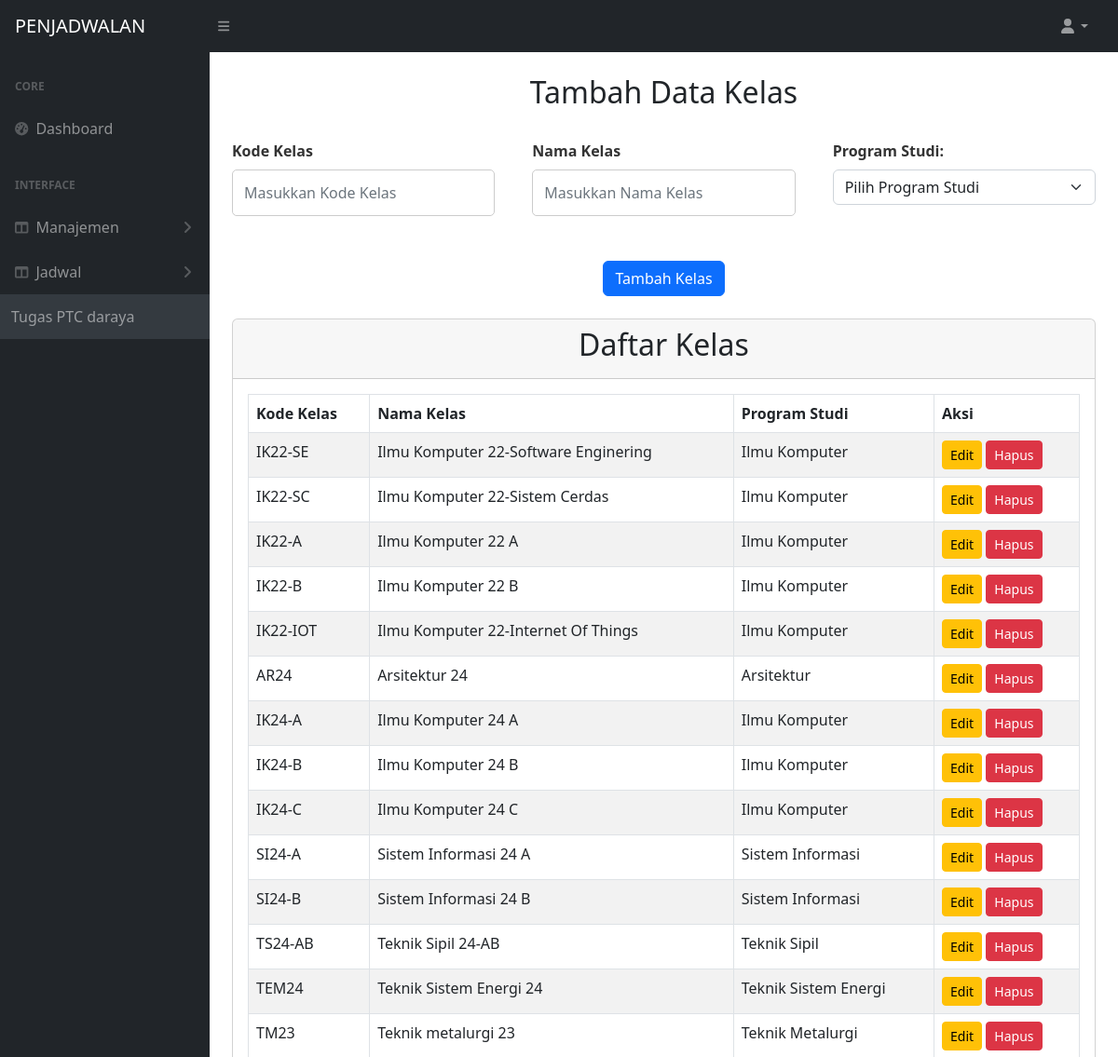
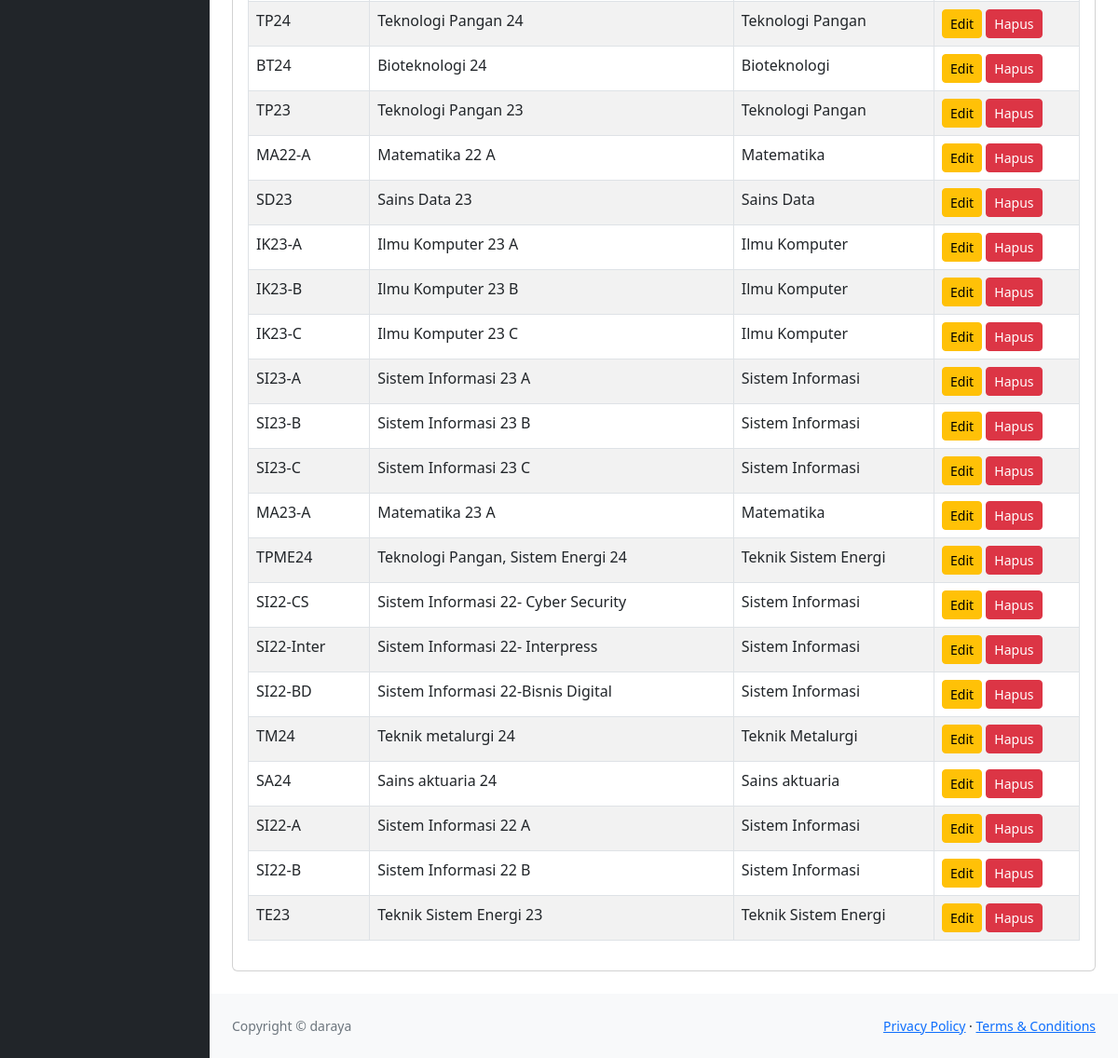
Screenshot of /kelas.php with the database file from the repository (2 pictures, top to bottom).
### tables this page shows
CREATE TABLE `kelas` (
  `kelas_id` int(11) NOT NULL,
  `kode_kelas` varchar(20) NOT NULL,
  `nama_kelas` varchar(100) NOT NULL,
  `prodi_id` int(11) NOT NULL,
  `jumlah_mhs` int(11) DEFAULT NULL
);

CREATE TABLE `prodi` (
  `prodi_id` int(11) NOT NULL,
  `kode_prodi` varchar(20) NOT NULL,
  `nama_prodi` varchar(100) NOT NULL,
  `jurusan` varchar(100) NOT NULL
);

### kelas.php (the view, shortened to what this page needs)
<?php
$host = "localhost";
$user = "root";
$pass = "";
$db = "penjadwalan2";
$conn = new mysqli($host, $user, $pass, $db);
$result = $conn->query("SELECT * FROM kelas");
?>
<!DOCTYPE html>
<html lang="en">
    <head>
        <link href="https://cdn.jsdelivr.net/npm/simple-datatables@7.1.2/dist/style.min.css" rel="stylesheet" />
        <link href="css/styles.css" rel="stylesheet" />
        <link href="css/dosen.css" rel="stylesheet" />
    </head>
    <body>
        <nav class="sb-topnav navbar navbar-expand navbar-dark bg-dark">
            <a class="navbar-brand ps-3" href="index.html">PENJADWALAN</a>
            <button class="btn btn-link btn-sm order-1 order-lg-0 me-4 me-lg-0" id="sidebarToggle" href="#!"><i class="fas fa-bars"></i></button>
            <ul class="navbar-nav ms-auto ms-md-0 me-3 me-lg-4">
                <li class="nav-item dropdown">
                    <a class="nav-link dropdown-toggle" id="navbarDropdown" href="#" role="button" data-bs-toggle="dropdown" aria-expanded="false"><i class="fas fa-user fa-fw"></i></a>
                </li>
            </ul>
        </nav>
        <div id="layoutSidenav">
            <div id="layoutSidenav_nav">
                <nav class="sb-sidenav accordion sb-sidenav-dark" id="sidenavAccordion">
                    <div class="sb-sidenav-menu">
                        <div class="nav">
                            <div class="sb-sidenav-menu-heading">Core</div>
                            <a class="nav-link" href="index.html">
                                <div class="sb-nav-link-icon"><i class="fas fa-tachometer-alt"></i></div>
                                Dashboard
                            </a>
                            <div class="sb-sidenav-menu-heading">Interface</div>
                            <a class="nav-link collapsed" href="#" data-bs-toggle="collapse" data-bs-target="#collapseLayouts" aria-expanded="false" aria-controls="collapseLayouts">
                                <div class="sb-nav-link-icon"><i class="fas fa-columns"></i></div>
                                Manajemen
                                <div class="sb-sidenav-collapse-arrow"><i class="fas fa-angle-down"></i></div>
                            </a>
                            <a class="nav-link collapsed" href="#" data-bs-toggle="collapse" data-bs-target="#collapseJadwal" aria-expanded="false" aria-controls="collapseJadwal">
                                <div class="sb-nav-link-icon"><i class="fas fa-columns"></i></div>
                                Jadwal
                                <div class="sb-sidenav-collapse-arrow"><i class="fas fa-angle-down"></i></div>
                            </a>
                    <div class="sb-sidenav-footer">
                        Tugas PTC daraya
                    </div>
                </nav>
            </div>
            <div id="layoutSidenav_content">
                <main>
                    <div class="container-fluid px-4">
                    <form method="POST">
                        <br><center><h2>Tambah Data Kelas</h2></center><br>
                        <div class="mb-3 row">
                            <div class="col">
                                <label for="kode_kelas" class="form-label">Kode Kelas</label>
                                <input type="text" class="form-control" id="kode_kelas" name="kode_kelas" placeholder="Masukkan Kode Kelas" required>
                            </div>
                            <div class="col">
                                <label for="nama_kelas" class="form-label">Nama Kelas</label>
                                <input type="text" class="form-control" id="nama_kelas" name="nama_kelas" placeholder="Masukkan Nama Kelas" required>
                            </div>
                            <div class="col">
                                <label for="prodi_id" class="form-label">Program Studi:</label>
                                <select name="prodi_id" class="form-select" required>
                                    <option value="">Pilih Program Studi</option>
                                </select>
                            </div>
                        </div>
                        <center><button type="submit" name="add" class="btn btn-primary mt-3">Tambah Kelas</button></center><br>
                    </form>
                    <div class="card mb-4">
                        <div class="card-header">
                            <center><h2>Daftar Kelas</h2></center>
                        </div>
                        <div class="card-body">
                            <table id="datatablesSimple" class="table table-striped table-bordered">
                                <thead>
                                    <tr>
                                        <th>Kode Kelas</th>
                                        <th>Nama Kelas</th>
                                        <th>Program Studi</th>
                                        <th>Aksi</th>
                                    </tr>
                                </thead>
                                <tbody>
                                    <?php
                                    if ($result->num_rows > 0) {
                                        while ($row = $result->fetch_assoc()) {
                                            $prodi_query = $conn->query("SELECT nama_prodi FROM prodi WHERE prodi_id=" . $row['prodi_id']);
                                            $prodi = $prodi_query->fetch_assoc();
                                            ?>
                                            <tr>
                                                <td><?php echo htmlspecialchars($row['kode_kelas']); ?></td>
                                                <td><?php echo htmlspecialchars($row['nama_kelas']); ?></td>
                                                <td><?php echo htmlspecialchars($prodi['nama_prodi']); ?></td>
                                                <td>
                                                    <a href="edit_kelas.php?id=<?php echo $row['kelas_id']; ?>" class="btn btn-warning btn-sm">Edit</a>
                                                    <a href="?delete=<?php echo $row['kelas_id']; ?>" class="btn btn-danger btn-sm" onclick="return confirm('Yakin ingin menghapus data ini?')">Hapus</a>
                                                </td>
                                            </tr>
                                            <?php
                                        }
                                    } else {
                                        echo "<tr><td colspan='4' class='text-center'>Tidak ada data kelas yang ditemukan.</td></tr>";
                                    }
                                    ?>
                                </tbody>
                            </table>
                        </div>
                    </div>
                    </div>
                </main>
                <footer class="py-4 bg-light mt-auto">
                    <div class="container-fluid px-4">
                        <div class="d-flex align-items-center justify-content-between small">
                            <div class="text-muted">Copyright &copy; daraya</div>
                            <div>
                                <a href="#">Privacy Policy</a>
                                &middot;
                                <a href="#">Terms &amp; Conditions</a>
                            </div>
                        </div>
                    </div>
                </footer>
            </div>
        </div>
    </body>
</html>

### css/dosen.css (style rules this page uses)
.mb-3 { margin-bottom: 1rem; }
.form-label { font-weight: bold; color: #333; }
.form-control { border-radius: 5px; border: 1px solid #ccc; padding: 0.75rem; font-size: 1rem; width: 100%; box-sizing: border-box; }
.row .col { margin-bottom: 1rem; }
.row { display: flex; flex-wrap: wrap; gap: 1rem; }
@media (min-width: 768px) { .col { flex: 1 1 calc(33.33% - 1rem); } }

### rows the page displays
kelas: kode_kelas "IK22-SE", nama_kelas "Ilmu Komputer 22-Software Enginering", prodi.nama_prodi "Ilmu Komputer"
kelas: kode_kelas "IK22-SC", nama_kelas "Ilmu Komputer 22-Sistem Cerdas", prodi.nama_prodi "Ilmu Komputer"
kelas: kode_kelas "IK22-A", nama_kelas "Ilmu Komputer 22 A", prodi.nama_prodi "Ilmu Komputer"
kelas: kode_kelas "IK22-B", nama_kelas "Ilmu Komputer 22 B", prodi.nama_prodi "Ilmu Komputer"
kelas: kode_kelas "IK22-IOT", nama_kelas "Ilmu Komputer 22-Internet Of Things", prodi.nama_prodi "Ilmu Komputer"
kelas: kode_kelas "AR24", nama_kelas "Arsitektur 24", prodi.nama_prodi "Arsitektur"
kelas: kode_kelas "IK24-A", nama_kelas "Ilmu Komputer 24 A", prodi.nama_prodi "Ilmu Komputer"
kelas: kode_kelas "IK24-B", nama_kelas "Ilmu Komputer 24 B", prodi.nama_prodi "Ilmu Komputer"
kelas: kode_kelas "IK24-C", nama_kelas "Ilmu Komputer 24 C", prodi.nama_prodi "Ilmu Komputer"
kelas: kode_kelas "SI24-A", nama_kelas "Sistem Informasi 24 A", prodi.nama_prodi "Sistem Informasi"
kelas: kode_kelas "SI24-B", nama_kelas "Sistem Informasi 24 B", prodi.nama_prodi "Sistem Informasi"
kelas: kode_kelas "TS24-AB", nama_kelas "Teknik Sipil 24-AB", prodi.nama_prodi "Teknik Sipil"
kelas: kode_kelas "TEM24", nama_kelas "Teknik Sistem Energi 24", prodi.nama_prodi "Teknik Sistem Energi"
kelas: kode_kelas "TM23", nama_kelas "Teknik metalurgi 23", prodi.nama_prodi "Teknik Metalurgi"
kelas: kode_kelas "TP24", nama_kelas "Teknologi Pangan 24", prodi.nama_prodi "Teknologi Pangan"
kelas: kode_kelas "BT24", nama_kelas "Bioteknologi 24", prodi.nama_prodi "Bioteknologi"
kelas: kode_kelas "TP23", nama_kelas "Teknologi Pangan 23", prodi.nama_prodi "Teknologi Pangan"
kelas: kode_kelas "MA22-A", nama_kelas "Matematika 22 A", prodi.nama_prodi "Matematika"
kelas: kode_kelas "SD23", nama_kelas "Sains Data 23", prodi.nama_prodi "Sains Data"
kelas: kode_kelas "IK23-A", nama_kelas "Ilmu Komputer 23 A", prodi.nama_prodi "Ilmu Komputer"
kelas: kode_kelas "IK23-B", nama_kelas "Ilmu Komputer 23 B", prodi.nama_prodi "Ilmu Komputer"
kelas: kode_kelas "IK23-C", nama_kelas "Ilmu Komputer 23 C", prodi.nama_prodi "Ilmu Komputer"
kelas: kode_kelas "SI23-A", nama_kelas "Sistem Informasi 23 A", prodi.nama_prodi "Sistem Informasi"
kelas: kode_kelas "SI23-B", nama_kelas "Sistem Informasi 23 B", prodi.nama_prodi "Sistem Informasi"
kelas: kode_kelas "SI23-C", nama_kelas "Sistem Informasi 23 C", prodi.nama_prodi "Sistem Informasi"
kelas: kode_kelas "MA23-A", nama_kelas "Matematika 23 A", prodi.nama_prodi "Matematika"
kelas: kode_kelas "TPME24", nama_kelas "Teknologi Pangan, Sistem Energi 24", prodi.nama_prodi "Teknik Sistem Energi"
kelas: kode_kelas "SI22-CS", nama_kelas "Sistem Informasi 22- Cyber Security", prodi.nama_prodi "Sistem Informasi"
kelas: kode_kelas "SI22-Inter", nama_kelas "Sistem Informasi 22- Interpress", prodi.nama_prodi "Sistem Informasi"
kelas: kode_kelas "SI22-BD", nama_kelas "Sistem Informasi 22-Bisnis Digital", prodi.nama_prodi "Sistem Informasi"
kelas: kode_kelas "TM24", nama_kelas "Teknik metalurgi 24", prodi.nama_prodi "Teknik Metalurgi"
kelas: kode_kelas "SA24", nama_kelas "Sains aktuaria 24", prodi.nama_prodi "Sains aktuaria"
kelas: kode_kelas "SI22-A", nama_kelas "Sistem Informasi 22 A", prodi.nama_prodi "Sistem Informasi"
kelas: kode_kelas "SI22-B", nama_kelas "Sistem Informasi 22 B", prodi.nama_prodi "Sistem Informasi"
kelas: kode_kelas "TE23", nama_kelas "Teknik Sistem Energi 23", prodi.nama_prodi "Teknik Sistem Energi"
